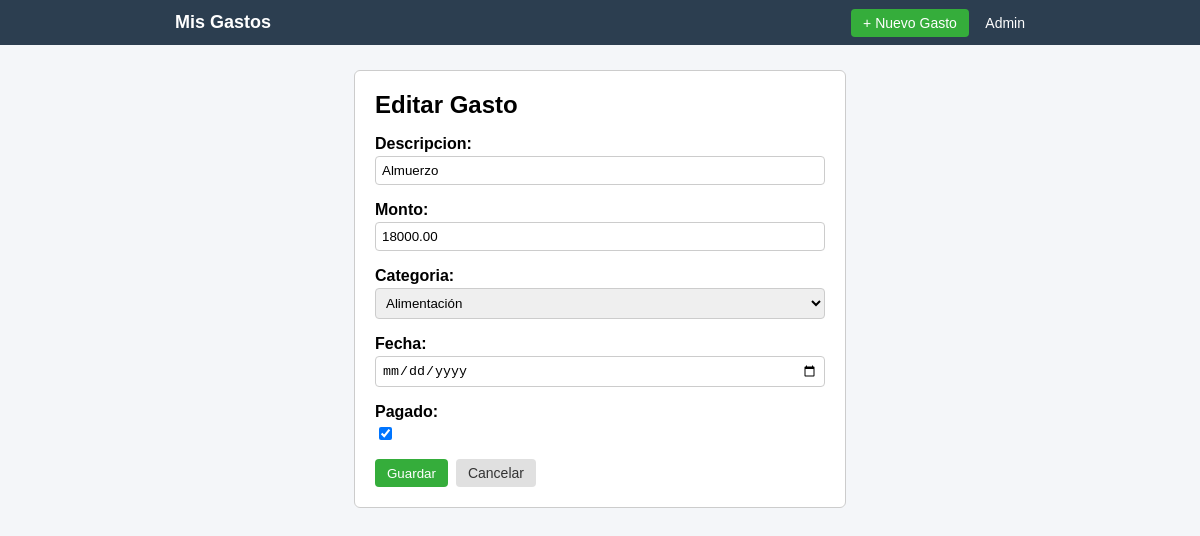
Screenshot of /gasto/7/editar/ with the database file from the repository.
### modulo/models.py (models this page shows, shortened)
class Gasto(models.Model):
    CATEGORIAS = [
        ('ALIMENTACION', 'Alimentación'),
        ('TRANSPORTE', 'Transporte'),
        ('SERVICIOS', 'Servicios Públicos'),
        ('EDUCACION', 'Educación'),
        ('ENTRETENIMIENTO', 'Entretenimiento'),
        ('SALUD', 'Salud'),
        ('OTROS', 'Otros'),
    ]
    usuario = models.ForeignKey(User, on_delete=models.CASCADE)
    descripcion = models.CharField(max_length=200)
    monto = models.DecimalField(max_digits=10, decimal_places=2)
    categoria = models.CharField(max_length=20, choices=CATEGORIAS, default='OTROS')
    fecha = models.DateField(default=timezone.now)
    pagado = models.BooleanField(default=True)
    class Meta:
        ordering = ['-fecha']

### modulo/views.py (the view)
# urls.py: path('gasto/<int:pk>/editar/', views.editar_gasto, name='editar_gasto'),
def editar_gasto(request, pk):
    gasto = get_object_or_404(Gasto, pk=pk)
    if request.method == 'POST':
        form = GastoForm(request.POST, instance=gasto)
        if form.is_valid():
            form.save()
            messages.success(request, "Gasto actualizado con éxito.")
            return redirect('detalle_gasto', pk=gasto.pk)
    else:
        form = GastoForm(instance=gasto)
    return render(request, 'modulo/gasto_form.html', {'form': form, 'titulo': 'Editar Gasto'})

### modulo/forms.py (shortened to what this page needs)
class GastoForm(forms.ModelForm):
    class Meta:
        model = Gasto
        fields = ['descripcion', 'monto', 'categoria', 'fecha', 'pagado']
        widgets = {
            'fecha': forms.DateInput(attrs={'type': 'date'}),
        }

### modulo/templates/modulo/gasto_form.html (shortened to what this page needs)
{% extends 'modulo/base.html' %}
{% load static %}
{% block extra_css %}
    <link rel="stylesheet" href="{% static 'modulo/css/formulario.css' %}">
{% endblock %}
{% block content %}
<div class="tarjeta-form">
    <h2>{{ titulo }}</h2>
    <form method="post">
        {{ form.as_p }}
        <div class="acciones">
            <button type="submit" class="btn-guardar">Guardar</button>
            <a href="{% url 'lista_gastos' %}" class="btn-cancelar">Cancelar</a>
        </div>
    </form>
</div>
{% endblock %}

### modulo/static/modulo/css/base.css (style rules this page uses)
body { font-family: sans-serif; margin: 0; background-color: #f4f6f9; }

### modulo/static/modulo/css/formulario.css (style rules this page uses)
.tarjeta-form { background-color: white; border: 1px solid #ccc; padding: 20px; max-width: 450px; margin: 20px auto; border-radius: 6px; }
.tarjeta-form h2 { margin-top: 0; margin-bottom: 15px; }
.tarjeta-form p { margin-bottom: 10px; }
.tarjeta-form label { display: block; font-weight: bold; margin-bottom: 3px; }
.tarjeta-form input[type="text"], .tarjeta-form input[type="number"], .tarjeta-form input[type="date"], .tarjeta-form select { width: 100%; padding: 6px; box-sizing: border-box; border: 1px solid #ccc; border-radius: 4px; }
.acciones { margin-top: 15px; display: flex; gap: 8px; }
.btn-guardar { background-color: #35ad3b; color: white; border: none; padding: 6px 12px; border-radius: 4px; cursor: pointer; }
.btn-cancelar { background-color: #e0e0e0; color: #333; text-decoration: none; padding: 6px 12px; border-radius: 4px; font-size: 14px; }

### rows the page displays
Gasto: descripcion "Almuerzo", monto "18000.00", categoria "Alimentación", pagado "☑"

### other values shown
{{ titulo }} "Editar Gasto"
